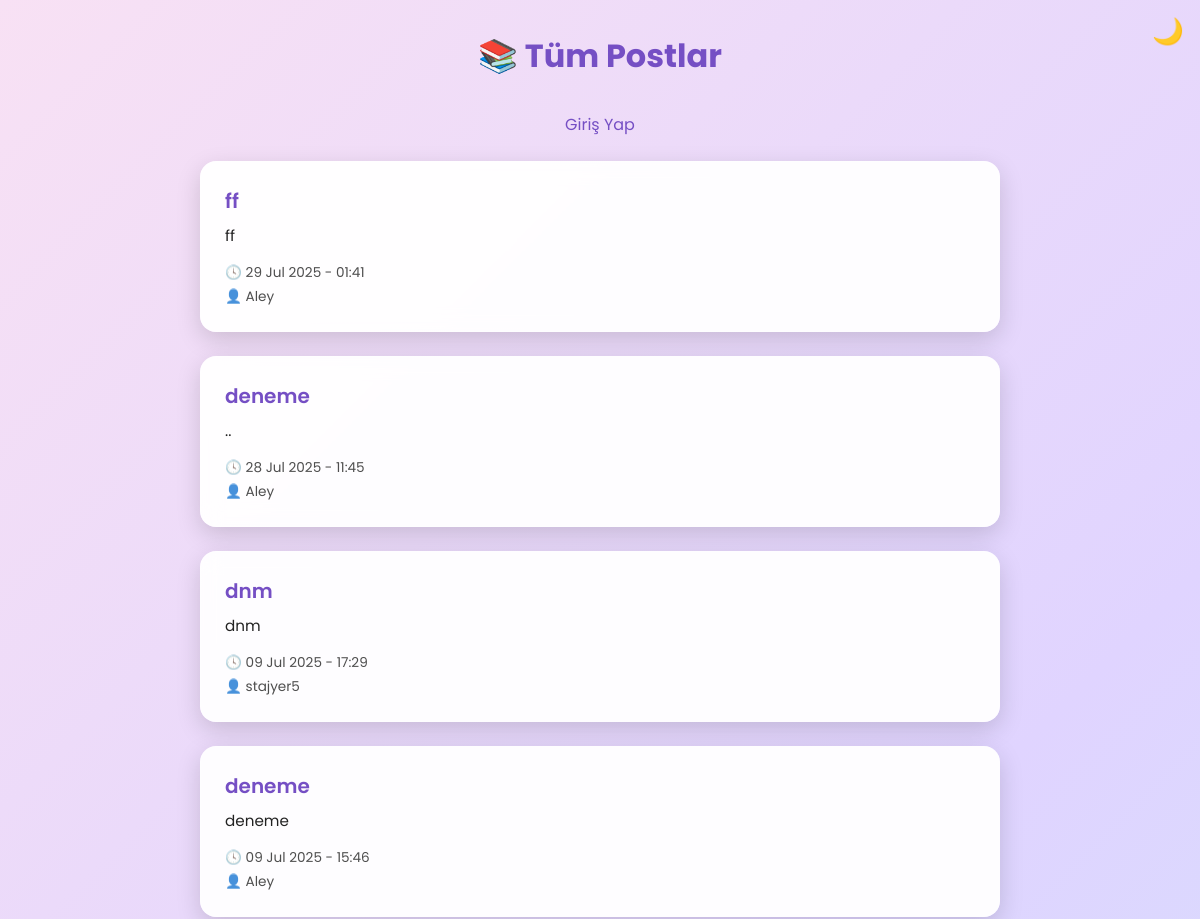
The app's page /posts/ (upper part), older data.
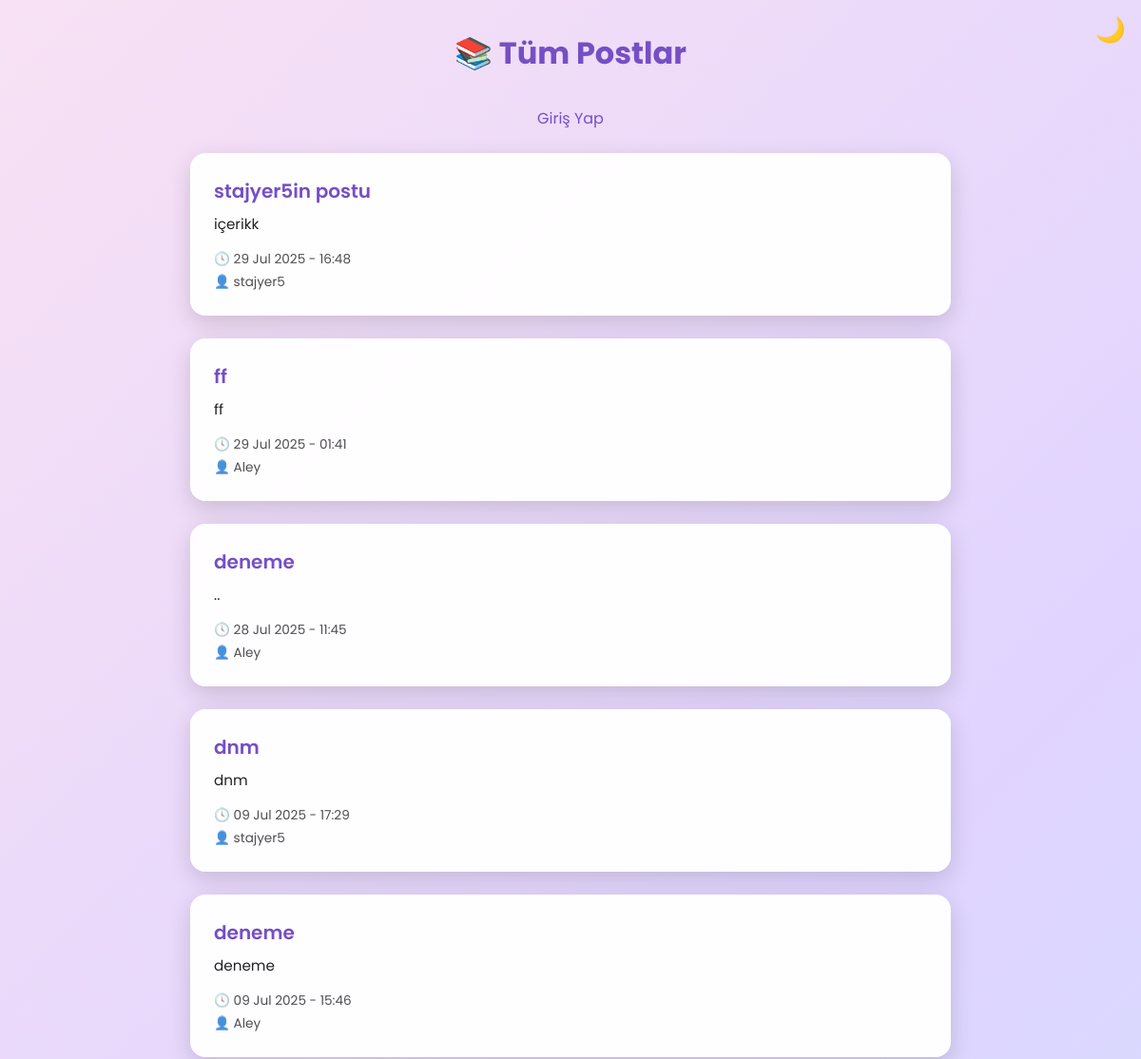
The same page, newer data.
### post/models.py (models this page shows, shortened)
class Post(models.Model):
    user = models.ForeignKey(User, on_delete=models.CASCADE)
    title = models.CharField(max_length=255)
    content = models.TextField()
    created_at = models.DateTimeField(auto_now_add=True)

### post/views.py (the view)
# urls.py: path('', lambda request: redirect('post_list')),
def post_list(request):
    posts = Post.objects.all().order_by('-created_at')
    return render(request, 'post_list.html', {'posts': posts})

### post/templates/post_list.html (shortened to what this page needs)
<!DOCTYPE html>
<html lang="tr">
<head>
</head>
<body class="light">
  <button class="theme-toggle" onclick="toggleTheme()">🌙</button>
  <div class="container">
    <h1>📚 Tüm Postlar</h1>
    {% if user.is_authenticated %}
      <p class="welcome">Hoş geldin <strong>{{ user.username }}</strong> | <a href="{% url 'logout' %}">Çıkış</a></p>
    {% else %}
      <p class="welcome"><a href="{% url 'login' %}">Giriş Yap</a></p>
    {% endif %}
    {% if posts %}
      {% for post in posts %}
        <div class="post-card">
          <div class="post-title">{{ post.title }}</div>
          <div class="post-content">{{ post.content|truncatewords:30 }}</div>
          <div class="post-meta">
            <div>🕓 {{ post.created_at|date:"d M Y - H:i" }}</div>
            {% if post.user %}
              <div>👤 {{ post.user.username }}</div>
            {% endif %}
          </div>
        </div>
      {% endfor %}
    {% else %}
      <div class="alert">Henüz post yok.</div>
    {% endif %}
  </div>
</body>
</html>

Row changes from the older to the newer data that the page shows:
added Post: title "stajyer5in postu", content "içerikk", created_at "29 Jul 2025 - 16:48", user.username "stajyer5"
